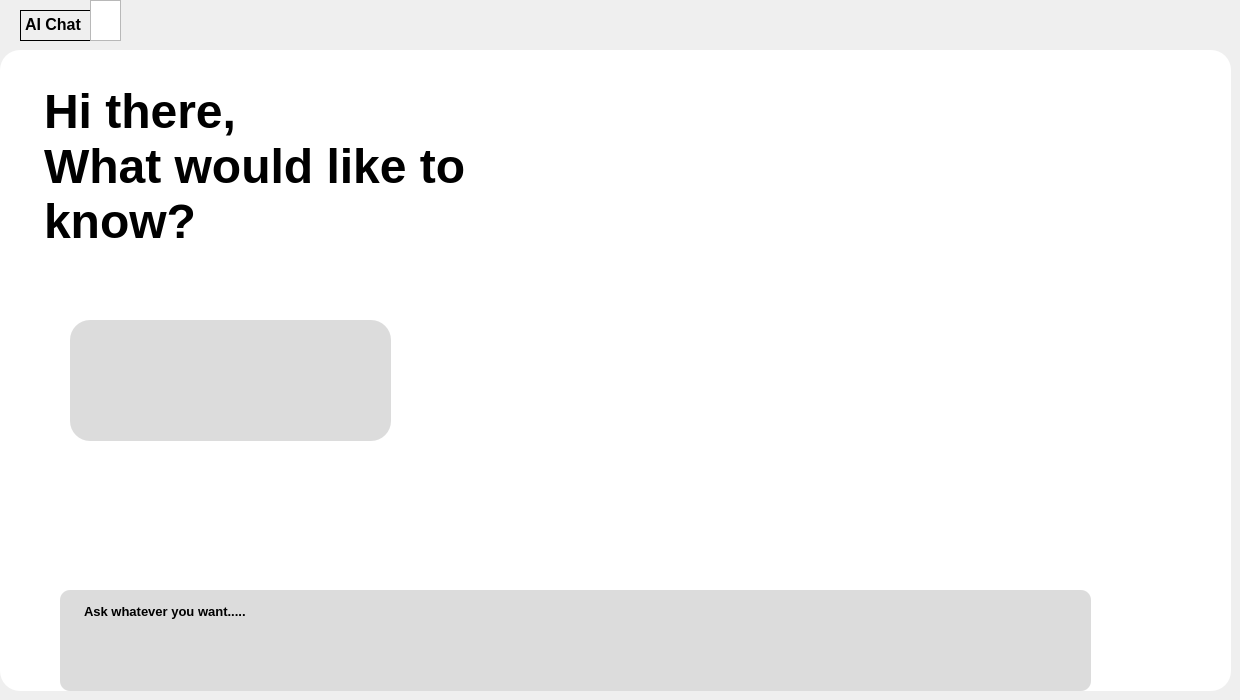
        <widget class="QWidget" name="chatbot">
         <widget class="QTextEdit" name="textEdit_19">
          <property name="geometry">
           <rect>
            <x>20</x>
            <y>10</y>
            <width>101</width>
            <height>31</height>
           </rect>
          </property>
          <property name="styleSheet">
           <string notr="true">color: rgb(0, 0, 0);
background-color: qlineargradient(spread:pad, x1:0, y1:0, x2:1, y2:1, stop:0 rgba(0, 0, 0, 0), stop:1 rgba(0, 0, 0, 0));</string>
          </property>
          <property name="readOnly">
           <bool>true</bool>
          </property>
          <property name="html">
           <string>&lt;!DOCTYPE HTML PUBLIC &quot;-//W3C//DTD HTML 4.0//EN&quot; &quot;http://www.w3.org/TR/REC-html40/strict.dtd&quot;&gt;
&lt;html&gt;&lt;head&gt;&lt;meta name=&quot;qrichtext&quot; content=&quot;1&quot; /&gt;&lt;meta charset=&quot;utf-8&quot; /&gt;&lt;style type=&quot;text/css&quot;&gt;
p, li { white-space: pre-wrap; }
hr { height: 1px; border-width: 0; }
li.unchecked::marker { content: &quot;\2610&quot;; }
li.checked::marker { content: &quot;\2612&quot;; }
&lt;/style&gt;&lt;/head&gt;&lt;body style=&quot; font-family:'Segoe UI'; font-size:9pt; font-weight:400; font-style:normal;&quot;&gt;
&lt;p style=&quot; margin-top:0px; margin-bottom:0px; margin-left:0px; margin-right:0px; -qt-block-indent:0; text-indent:0px;&quot;&gt;&lt;span style=&quot; font-size:12pt; font-weight:700;&quot;&gt;AI Chat&lt;/span&gt;&lt;/p&gt;&lt;/body&gt;&lt;/html&gt;</string>
          </property>
         </widget>
         <widget class="QGraphicsView" name="graphicsView_14">
          <property name="geometry">
           <rect>
            <x>90</x>
            <y>0</y>
            <width>31</width>
            <height>41</height>
           </rect>
          </property>
          <property name="styleSheet">
           <string notr="true">border-image: url(:/new/prefix1/chatbot_17115944.png);</string>
          </property>
         </widget>
         <widget class="QFrame" name="frame_38">
          <property name="geometry">
           <rect>
            <x>0</x>
            <y>50</y>
            <width>1231</width>
            <height>641</height>
           </rect>
          </property>
          <property name="styleSheet">
           <string notr="true">background-color: rgb(255, 255, 255);
border-radius:20;</string>
          </property>
          <property name="frameShape">
           <enum>QFrame::Shape::Box</enum>
          </property>
          <property name="frameShadow">
           <enum>QFrame::Shadow::Plain</enum>
          </property>
          <widget class="QPushButton" name="pushButton_57">
           <property name="geometry">
            <rect>
             <x>180</x>
             <y>470</y>
             <width>83</width>
             <height>29</height>
            </rect>
           </property>
           <property name="styleSheet">
            <string notr="true">background-color: rgb(255, 255, 255);

color:white;
border-radius:8px;</string>
           </property>
           <property name="text">
            <string>Save</string>
           </property>
          </widget>
          <widget class="QTextEdit" name="textEdit_20">
           <property name="geometry">
            <rect>
             <x>40</x>
             <y>30</y>
             <width>561</width>
             <height>221</height>
            </rect>
           </property>
           <property name="styleSheet">
            <string notr="true">color: rgb(0, 0, 0);
background-color: qlineargradient(spread:pad, x1:0, y1:0, x2:1, y2:1, stop:0 rgba(0, 0, 0, 0), stop:1 rgba(0, 0, 0, 0));</string>
           </property>
           <property name="readOnly">
            <bool>true</bool>
           </property>
           <property name="html">
            <string>&lt;!DOCTYPE HTML PUBLIC &quot;-//W3C//DTD HTML 4.0//EN&quot; &quot;http://www.w3.org/TR/REC-html40/strict.dtd&quot;&gt;
&lt;html&gt;&lt;head&gt;&lt;meta name=&quot;qrichtext&quot; content=&quot;1&quot; /&gt;&lt;meta charset=&quot;utf-8&quot; /&gt;&lt;style type=&quot;text/css&quot;&gt;
p, li { white-space: pre-wrap; }
hr { height: 1px; border-width: 0; }
li.unchecked::marker { content: &quot;\2610&quot;; }
li.checked::marker { content: &quot;\2612&quot;; }
&lt;/style&gt;&lt;/head&gt;&lt;body style=&quot; font-family:'Segoe UI'; font-size:9pt; font-weight:400; font-style:normal;&quot;&gt;
&lt;p style=&quot; margin-top:0px; margin-bottom:0px; margin-left:0px; margin-right:0px; -qt-block-indent:0; text-indent:0px;&quot;&gt;&lt;span style=&quot; font-size:36pt; font-weight:700;&quot;&gt;Hi there,&lt;/span&gt;&lt;/p&gt;
&lt;p style=&quot; margin-top:0px; margin-bottom:0px; margin-left:0px; margin-right:0px; -qt-block-indent:0; text-indent:0px;&quot;&gt;&lt;span style=&quot; font-size:36pt; font-weight:700;&quot;&gt;What would like to know?&lt;/span&gt;&lt;/p&gt;&lt;/body&gt;&lt;/html&gt;</string>
           </property>
          </widget>
          <widget class="QLineEdit" name="lineEdit_chatbot_query">
           <property name="geometry">
            <rect>
             <x>60</x>
             <y>540</y>
             <width>1031</width>
             <height>101</height>
            </rect>
           </property>
           <property name="styleSheet">
            <string notr="true">background-color: rgb(220, 220, 220);
color: rgb(0, 0, 0);
border-radius:10px;</string>
           </property>
           <property name="text">
            <string/>
           </property>
          </widget>
          <widget class="QTextEdit" name="textEdit_21">
           <property name="geometry">
            <rect>
             <x>80</x>
             <y>550</y>
             <width>181</width>
             <height>31</height>
            </rect>
           </property>
           <property name="styleSheet">
            <string notr="true">color: rgb(0, 0, 0);
background-color: qlineargradient(spread:pad, x1:0, y1:0, x2:1, y2:1, stop:0 rgba(0, 0, 0, 0), stop:1 rgba(0, 0, 0, 0));</string>
           </property>
           <property name="readOnly">
            <bool>true</bool>
           </property>
           <property name="html">
            <string>&lt;!DOCTYPE HTML PUBLIC &quot;-//W3C//DTD HTML 4.0//EN&quot; &quot;http://www.w3.org/TR/REC-html40/strict.dtd&quot;&gt;
&lt;html&gt;&lt;head&gt;&lt;meta name=&quot;qrichtext&quot; content=&quot;1&quot; /&gt;&lt;meta charset=&quot;utf-8&quot; /&gt;&lt;style type=&quot;text/css&quot;&gt;
p, li { white-space: pre-wrap; }
hr { height: 1px; border-width: 0; }
li.unchecked::marker { content: &quot;\2610&quot;; }
li.checked::marker { content: &quot;\2612&quot;; }
&lt;/style&gt;&lt;/head&gt;&lt;body style=&quot; font-family:'Segoe UI'; font-size:9pt; font-weight:400; font-style:normal;&quot;&gt;
&lt;p style=&quot; margin-top:0px; margin-bottom:0px; margin-left:0px; margin-right:0px; -qt-block-indent:0; text-indent:0px;&quot;&gt;&lt;span style=&quot; font-size:10pt; font-weight:700;&quot;&gt;Ask whatever you want.....&lt;/span&gt;&lt;/p&gt;&lt;/body&gt;&lt;/html&gt;</string>
           </property>
          </widget>
          <widget class="QTextEdit" name="textEdit_chatbot_response">
           <property name="geometry">
            <rect>
             <x>70</x>
             <y>270</y>
             <width>321</width>
             <height>121</height>
            </rect>
           </property>
           <property name="styleSheet">
            <string notr="true">background-color: rgb(220, 220, 220);</string>
           </property>
          </widget>
          <widget class="QPushButton" name="pushButton_chatbot_send">
           <property name="geometry">
            <rect>
             <x>1030</x>
             <y>580</y>
             <width>41</width>
             <height>29</height>
            </rect>
           </property>
           <property name="styleSheet">
            <string notr="true">background-color: qlineargradient(spread:pad, x1:0, y1:0, x2:1, y2:1, stop:0 rgba(255, 255, 255, 0));</string>
           </property>
           <property name="text">
            <string/>
           </property>
           <property name="icon">
            <iconset resource="images.qrc">
             <normaloff>:/new/prefix1/envoyer.png</normaloff>:/new/prefix1/envoyer.png</iconset>
           </property>
           <property name="iconSize">
            <size>
             <width>30</width>
             <height>30</height>
            </size>
           </property>
          </widget>
         </widget>
        </widget>
